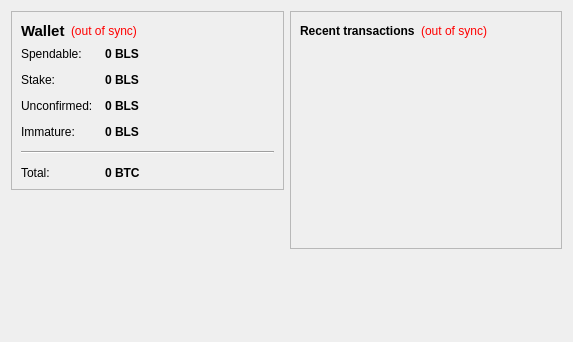
<?xml version="1.0" encoding="UTF-8"?>
<ui version="4.0">
 <class>OverviewPage</class>
 <widget class="QWidget" name="OverviewPage">
  <property name="geometry">
   <rect>
    <x>0</x>
    <y>0</y>
    <width>573</width>
    <height>342</height>
   </rect>
  </property>
  <property name="windowTitle">
   <string>Form</string>
  </property>
  <layout class="QHBoxLayout" name="horizontalLayout" stretch="1,1">
   <item>
    <layout class="QVBoxLayout" name="verticalLayout_2">
     <item>
      <widget class="QFrame" name="frame">
       <property name="frameShape">
        <enum>QFrame::StyledPanel</enum>
       </property>
       <property name="frameShadow">
        <enum>QFrame::Raised</enum>
       </property>
       <layout class="QVBoxLayout" name="verticalLayout_4">
        <item>
         <layout class="QHBoxLayout" name="horizontalLayout_4">
          <item>
           <widget class="QLabel" name="label_5">
            <property name="font">
             <font>
              <pointsize>11</pointsize>
              <weight>75</weight>
              <bold>true</bold>
             </font>
            </property>
            <property name="text">
             <string>Wallet</string>
            </property>
           </widget>
          </item>
          <item>
           <widget class="QLabel" name="labelWalletStatus">
            <property name="toolTip">
             <string>The displayed information may be out of date. Your wallet automatically synchronizes with the BLISS network after a connection is established, but this process has not completed yet.</string>
            </property>
            <property name="styleSheet">
             <string notr="true">QLabel { color: red; }</string>
            </property>
            <property name="text">
             <string notr="true">(out of sync)</string>
            </property>
            <property name="alignment">
             <set>Qt::AlignLeading|Qt::AlignLeft|Qt::AlignVCenter</set>
            </property>
           </widget>
          </item>
          <item>
           <spacer name="horizontalSpacer_2">
            <property name="orientation">
             <enum>Qt::Horizontal</enum>
            </property>
            <property name="sizeHint" stdset="0">
             <size>
              <width>40</width>
              <height>20</height>
             </size>
            </property>
           </spacer>
          </item>
         </layout>
        </item>
        <item>
         <layout class="QFormLayout" name="formLayout_2">
          <property name="fieldGrowthPolicy">
           <enum>QFormLayout::AllNonFixedFieldsGrow</enum>
          </property>
          <property name="horizontalSpacing">
           <number>12</number>
          </property>
          <property name="verticalSpacing">
           <number>12</number>
          </property>
          <item row="0" column="0">
           <widget class="QLabel" name="label">
            <property name="text">
             <string>Spendable:</string>
            </property>
           </widget>
          </item>
          <item row="0" column="1">
           <widget class="QLabel" name="labelBalance">
            <property name="font">
             <font>
              <weight>75</weight>
              <bold>true</bold>
             </font>
            </property>
            <property name="cursor">
             <cursorShape>IBeamCursor</cursorShape>
            </property>
            <property name="toolTip">
             <string>Your current spendable balance</string>
            </property>
            <property name="text">
             <string notr="true">0 BLS</string>
            </property>
            <property name="textInteractionFlags">
             <set>Qt::LinksAccessibleByMouse|Qt::TextSelectableByKeyboard|Qt::TextSelectableByMouse</set>
            </property>
           </widget>
          </item>
          <item row="1" column="0">
           <widget class="QLabel" name="label_6">
            <property name="text">
             <string>Stake:</string>
            </property>
           </widget>
          </item>
          <item row="1" column="1">
           <widget class="QLabel" name="labelStake">
            <property name="font">
             <font>
              <weight>75</weight>
              <bold>true</bold>
             </font>
            </property>
            <property name="cursor">
             <cursorShape>IBeamCursor</cursorShape>
            </property>
            <property name="toolTip">
             <string>Total of coins that was staked, and do not yet count toward the current balance</string>
            </property>
            <property name="text">
             <string notr="true">0 BLS</string>
            </property>
            <property name="textInteractionFlags">
             <set>Qt::LinksAccessibleByMouse|Qt::TextSelectableByKeyboard|Qt::TextSelectableByMouse</set>
            </property>
           </widget>
          </item>
          <item row="2" column="0">
           <widget class="QLabel" name="label_3">
            <property name="text">
             <string>Unconfirmed:</string>
            </property>
           </widget>
          </item>
          <item row="2" column="1">
           <widget class="QLabel" name="labelUnconfirmed">
            <property name="font">
             <font>
              <weight>75</weight>
              <bold>true</bold>
             </font>
            </property>
            <property name="cursor">
             <cursorShape>IBeamCursor</cursorShape>
            </property>
            <property name="toolTip">
             <string>Total of transactions that have yet to be confirmed, and do not yet count toward the current balance</string>
            </property>
            <property name="text">
             <string notr="true">0 BLS</string>
            </property>
            <property name="textInteractionFlags">
             <set>Qt::LinksAccessibleByMouse|Qt::TextSelectableByKeyboard|Qt::TextSelectableByMouse</set>
            </property>
           </widget>
          </item>
          <item row="3" column="0">
           <widget class="QLabel" name="labelImmatureText">
            <property name="text">
             <string>Immature:</string>
            </property>
           </widget>
          </item>
          <item row="3" column="1">
           <widget class="QLabel" name="labelImmature">
            <property name="font">
             <font>
              <weight>75</weight>
              <bold>true</bold>
             </font>
            </property>
            <property name="toolTip">
             <string>Mined balance that has not yet matured</string>
            </property>
            <property name="text">
             <string notr="true">0 BLS</string>
            </property>
            <property name="textInteractionFlags">
             <set>Qt::LinksAccessibleByMouse|Qt::TextSelectableByKeyboard|Qt::TextSelectableByMouse</set>
            </property>
           </widget>
          </item>
          <item row="4" column="0" colspan="2">
           <widget class="Line" name="line">
            <property name="orientation">
             <enum>Qt::Horizontal</enum>
            </property>
           </widget>
          </item>
          <item row="5" column="0">
           <widget class="QLabel" name="labelTotalText">
            <property name="text">
             <string>Total:</string>
            </property>
           </widget>
          </item>
          <item row="5" column="1">
           <widget class="QLabel" name="labelTotal">
            <property name="font">
             <font>
              <weight>75</weight>
              <bold>true</bold>
             </font>
            </property>
            <property name="cursor">
             <cursorShape>IBeamCursor</cursorShape>
            </property>
            <property name="toolTip">
             <string>Your current total balance</string>
            </property>
            <property name="text">
             <string notr="true">0 BTC</string>
            </property>
            <property name="textInteractionFlags">
             <set>Qt::LinksAccessibleByMouse|Qt::TextSelectableByKeyboard|Qt::TextSelectableByMouse</set>
            </property>
           </widget>
          </item>
         </layout>
        </item>
       </layout>
      </widget>
     </item>
     <item>
      <spacer name="verticalSpacer">
       <property name="orientation">
        <enum>Qt::Vertical</enum>
       </property>
       <property name="sizeHint" stdset="0">
        <size>
         <width>20</width>
         <height>40</height>
        </size>
       </property>
      </spacer>
     </item>
    </layout>
   </item>
   <item>
    <layout class="QVBoxLayout" name="verticalLayout_3">
     <item>
      <widget class="QFrame" name="frame_2">
       <property name="frameShape">
        <enum>QFrame::StyledPanel</enum>
       </property>
       <property name="frameShadow">
        <enum>QFrame::Raised</enum>
       </property>
       <layout class="QVBoxLayout" name="verticalLayout">
        <item>
         <layout class="QHBoxLayout" name="horizontalLayout_2">
          <item>
           <widget class="QLabel" name="label_4">
            <property name="text">
             <string>&lt;b&gt;Recent transactions&lt;/b&gt;</string>
            </property>
           </widget>
          </item>
          <item>
           <widget class="QLabel" name="labelTransactionsStatus">
            <property name="toolTip">
             <string>The displayed information may be out of date. Your wallet automatically synchronizes with the BLISS network after a connection is established, but this process has not completed yet.</string>
            </property>
            <property name="styleSheet">
             <string notr="true">QLabel { color: red; }</string>
            </property>
            <property name="text">
             <string notr="true">(out of sync)</string>
            </property>
            <property name="alignment">
             <set>Qt::AlignRight|Qt::AlignTrailing|Qt::AlignVCenter</set>
            </property>
           </widget>
          </item>
          <item>
           <spacer name="horizontalSpacer">
            <property name="orientation">
             <enum>Qt::Horizontal</enum>
            </property>
            <property name="sizeHint" stdset="0">
             <size>
              <width>40</width>
              <height>20</height>
             </size>
            </property>
           </spacer>
          </item>
         </layout>
        </item>
        <item>
         <widget class="QListView" name="listTransactions">
          <property name="styleSheet">
           <string notr="true">QListView { background: transparent; }</string>
          </property>
          <property name="frameShape">
           <enum>QFrame::NoFrame</enum>
          </property>
          <property name="verticalScrollBarPolicy">
           <enum>Qt::ScrollBarAlwaysOff</enum>
          </property>
          <property name="horizontalScrollBarPolicy">
           <enum>Qt::ScrollBarAlwaysOff</enum>
          </property>
          <property name="selectionMode">
           <enum>QAbstractItemView::NoSelection</enum>
          </property>
         </widget>
        </item>
       </layout>
      </widget>
     </item>
     <item>
      <spacer name="verticalSpacer_2">
       <property name="orientation">
        <enum>Qt::Vertical</enum>
       </property>
       <property name="sizeHint" stdset="0">
        <size>
         <width>20</width>
         <height>40</height>
        </size>
       </property>
      </spacer>
     </item>
    </layout>
   </item>
  </layout>
 </widget>
 <resources/>
 <connections/>
</ui>
